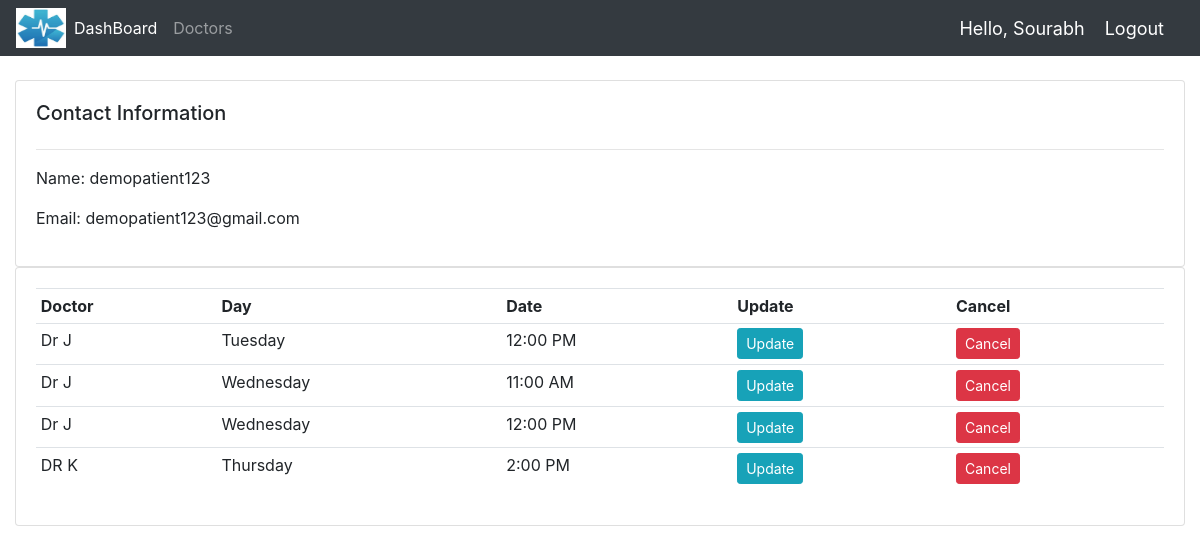
Screenshot of /patient/2 (signed in) with the database file from the repository.
### accounts/models.py (models this page shows, shortened)
class Appointment(models.Model):
    DAYS=(
        ('Monday','Monday'),
        ('Tuesday','Tuesday'),
        ('Wednesday','Wednesday'),
        ('Thursday','Thursday'),
        ('Friday','Friday'),
    )
    TIME_SLOT=(
        ('09:00 AM','09:00 : 09:30'),
        ('10:00 AM','10:00 : 10:30'),
        ('11:00 AM','11:00 : 11:30'),
        ('12:00 PM','12:00 : 12:30'),
        ('1:00 PM','13:00 : 13:30'),
        ('2:00 PM','14:00 : 14:30'),
        ('3:00 PM','15:00 : 15:30'),
        ('4:00 PM','16:00 : 16:30'),
        ('15:00 PM','17:00 : 17:30'),
    )
    patient=models.ForeignKey(Patient,null=True,on_delete=models.SET_NULL)
    Doctor=models.ForeignKey(Doctor,null=True,on_delete=models.SET_NULL)
    day=models.CharField(max_length=200,null=True,choices=DAYS)
    time_slot=models.CharField(max_length=200,choices=TIME_SLOT)

class Doctor(models.Model):
    name=models.CharField(max_length=200,null=True)
    speciality=models.CharField(max_length=200,null=True)
    email=models.CharField(max_length=200,null=True)
    def __str__(self):
        return self.name

### accounts/decorators.py (the view)
		def wrapper_func(request, *args, **kwargs):
			group = None
			if request.user.groups.exists():
				group = request.user.groups.all()[0].name
			if group in allowed_roles:
				return view_func(request, *args, **kwargs)
			else:
				return HttpResponse('You are not authorized to view this page')

### accounts/views.py (called while the page is built)
@login_required(login_url='login')
@allowed_users(allowed_roles=['admin'])
def patient(request, pk):
	patient=Patient.objects.get(id=pk)
	userr=User.objects.get(username=patient.name)
	appointments=Appointment.objects.all()
	context = {'patient':userr,'appointments':appointments}
	return render(request, 'accounts/patient.html',context)

### accounts/templates/accounts/patient.html
{%  extends 'accounts/main.html' %}
{% block content %}
	<br>
<div class="row">
	<div class="col-md">
		<div class="card card-body">
			<h5>Contact Information</h5>
			<hr>
			<p>Name: {{patient.username}}</p>
			<p>Email: {{patient.email}}</p>
		</div>
	</div>
</div>
<div class="row">
	<div class="col-md">
		<div class="card card-body">
			<table class="table table-sm">
				<tr>
					<th>Doctor</th>
					<th>Day</th>
					<th>Date</th>
					<th>Update</th>
					<th>Cancel</th>
				</tr>
				{% for order in appointments %}
				<tr>
					<td>{{order.Doctor}}</td>
					<td>{{order.day}}</td>
					<td>{{order.time_slot}}</td>
					<td><a class="btn btn-sm btn-info" href="{% url 'update_order' order.id %}">Update</a></td>
					<td><a class="btn btn-sm btn-danger" href="{% url 'delete_order' order.id %}">Cancel</a></td>
				</tr>
				{% endfor %}
			</table>
		</div>
	</div>
</div>
{% endblock %}

### accounts/templates/accounts/navbar.html (shortened to what this page needs)
{%load static%}
<nav class="navbar navbar-expand-lg navbar-dark bg-dark">
    <a href="{% url 'home'%}"><img src="{% static '/images/logo1.jpeg'%}" width="50" height="40"/></a>
    <div class="collapse navbar-collapse" id="navbarNav">
      <ul class="navbar-nav">
        {% if request.user.is_staff %}
        <li class="nav-item active">
          <a class="nav-link" href="{% url 'home'%}">DashBoard<span class="sr-only">(current)</span></a>
        </li>
        <li class="nav-item">
          <a class="nav-link" href="{% url 'doctors'%}">Doctors</a>
        </li>
        {% endif %}
      </ul>
    </div>
    <span class="hello-msg">Hello, {{request.user}}</span>
  <span ><a  class="hello-msg" href="{% url 'logout' %}">Logout</a></span>
  </nav>

### accounts/templates/accounts/navbar.html (style rules this page uses)
.hello-msg { font-size: 18px; color: #fff; margin-right: 20px; }

### rows the page displays
Appointment: Doctor "Dr J", day "Tuesday", time_slot "12:00 PM"
Appointment: Doctor "Dr J", day "Wednesday", time_slot "11:00 AM"
Appointment: Doctor "Dr J", day "Wednesday", time_slot "12:00 PM"
Appointment: Doctor "DR K", day "Thursday", time_slot "2:00 PM"

### other values shown
{{ request.user }} "Sourabh"
{{ patient.username }} "demopatient123"
{{ patient.email }} "demopatient123@gmail.com"
